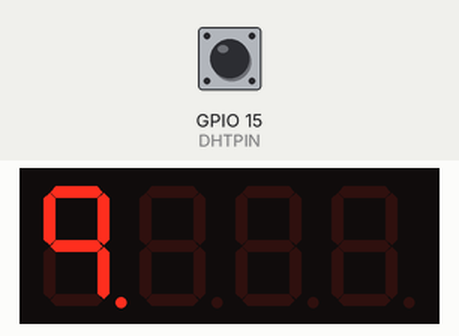
The program below on a simulated ESP32. Shown: 4-digit seven-segment display. Wiring (inferred from the names in the program): 4-digit 7-segment display, segments lit when LOW: segments GPIO 14, GPIO 12, GPIO 13, GPIO 27, GPIO 26, GPIO 25, GPIO 33, GPIO 32; digit selects GPIO 4, GPIO 5, GPIO 18, GPIO 19. The inputs (shaded band) are chosen by the test bench; at power-on: GPIO 15 (DHTPIN) HIGH. The segment pins are drawn as the display they are named for; what the program prints to the serial monitor is not drawn.

Above: at 0.1 s.
At 1.1 s:
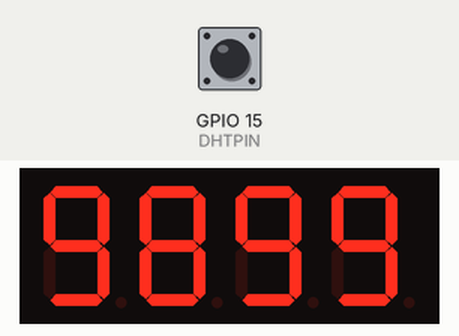

The program:

main.cpp
```cpp
#include <Arduino.h>
#include "Led4DigitDisplay.h"
#include "DHT.h"
#include "myDHT11.h"

#define DHTPIN 15     // Digital pin connected to the DHT sensor
#define DHTTYPE DHT11   // DHT 11

unsigned long t_last;
uint16_t curval;
uint8_t segPins[] = {32, 33, 25, 26, 27, 13, 12, 14}; // segment pin order: E D C DP G B F A
uint8_t digitPins[] = {4, 5, 18, 19}; // digit pin order: 10^0 10^1 10^2 10^3
CLed4DigitDisplay display(segPins, digitPins);
CMyDHT11 dht(DHTPIN, DHTTYPE);


void setup()
{
  Serial.begin(115200);
  Serial.printf("TemperatureAndHuminity, v1.01, 12.08.2024 16:12\n");

  curval = 0;
  display.init();
  display.setLeadingzerosOnOff (false);
  display.setDisplayOnOff(true);
  display.setValue(curval);

  dht.begin();

  t_last = millis();
}

static int count = 0;

void loop()
{
  unsigned long t_cur = millis();
  dht.loop();

  if (t_cur - t_last > 1000) {
    t_last = t_cur;

    float h = 53.9; //dht.readHumidity();
    float t = dht.readTemperature();

    curval = (curval +1) % 10000;
    display.setDP(1);
    display.setValue((uint16_t)(t*10));
  }


  display.loop();
};
```

Led4DigitDisplay.h
```cpp
#include <Arduino.h>

class CLed4DigitDisplay {

public:
    CLed4DigitDisplay(uint8_t *segPins,  uint8_t *digitPins);
    void init(); // call once  from setup()
    void loop();  // call from loop()
    void setValue(uint16_t value);
    void setLeadingzerosOnOff (bool on);
    void setDisplayOnOff(bool on);
    void setDP(uint8_t digit); // from 0 (right or DP4) to 3 (left or DP1)

private:
    uint8_t segPins[8];
    uint8_t digitPins[4];
    uint16_t value;
    bool leadingzerosOn;
    bool displayOn;
    uint8_t segmentBits[4];
    unsigned long t_period;  // refresh period
    unsigned long t_last_update; // time of last refresh
    uint8_t last_digit;  // the currently active digit
    uint8_t dp; // a bitlist of length four, bit set equal DP on on corresponding digit
    void encodeSegmentbits(void);
    void setSegmentBits(uint8_t segBits);
};
```

Led4Digitdisplay.cpp
```cpp
#include "Led4DigitDisplay.h"

uint8_t encodeDigit[10] = {231, 36, 179, 182, 116, 214, 215, 164, 247, 246};

CLed4DigitDisplay::CLed4DigitDisplay(uint8_t* segPins,  uint8_t* digitPins)
{
    for (uint8_t i=0; i<8; i++) this->segPins[i] = segPins[i];
    for (uint8_t i=0; i<4; i++) this->digitPins[i] = digitPins[i];
    value = 0;
    leadingzerosOn = false;
    displayOn = false;
    for (uint8_t i=0; i<4; i++) segmentBits[i] = 0;
    t_period = 4;
    t_last_update = 0;
    last_digit = 0;
    this->dp = 0;  // all decimal point off
};

void CLed4DigitDisplay::init()
{
    this->t_last_update = millis();
    for (uint8_t i=0; i<8; i++) pinMode(this->segPins[i], OUTPUT);
    for (uint8_t i=0; i<4; i++) pinMode(this->digitPins[i], OUTPUT);
};

void CLed4DigitDisplay::loop()
{
  unsigned long t_cur = millis();
  if (t_cur - t_last_update > t_period) {
    t_last_update = t_cur;
    digitalWrite(digitPins[last_digit], LOW);
    last_digit = (last_digit + 1) % 4;
    setSegmentBits(segmentBits[last_digit]);
    digitalWrite(digitPins[last_digit], HIGH);
  }
};

void CLed4DigitDisplay::setValue(uint16_t value)
{
    this->value = value;
    this->encodeSegmentbits();
};

void CLed4DigitDisplay::setLeadingzerosOnOff (bool on)
{
    this->leadingzerosOn = on;
    this->encodeSegmentbits();
};

void CLed4DigitDisplay::setDisplayOnOff(bool on)
{
    this->displayOn = on;
    this->encodeSegmentbits();
};

void CLed4DigitDisplay::setDP(uint8_t digit)
{
    this->dp = (1 << digit);
}

void CLed4DigitDisplay::encodeSegmentbits(void)
{
    if (!this->displayOn) {
        for (int i=0; i<4; i++) this->segmentBits[i] = 0; // all dark
    }
    else {
        uint16_t v = this->value;
        uint16_t digit[4];
        for (int i=0; i<4; i++) {
            digit[i] = v % 10;
            v = v / 10;
        }
        bool leadActive = true;
        for (int i=3; i>=0; i--) {
            if (digit[i] != 0 || i == 0) leadActive = false;
            if (!leadingzerosOn && leadActive) {
                this->segmentBits[i] = 0; // leading zero detected
            }
            else {
                this->segmentBits[i] = encodeDigit[digit[i]];
            }
            // check if decimal point is active
            if (this->dp & (1<<i)) {
                this->segmentBits[i] |= 8;
            }
        }
    };
//    Serial.printf("value: %3d, segBits: %3d %3d %3d %3d\n", this->value, this->segmentBits[3], this->segmentBits[2], this->segmentBits[1], this->segmentBits[0]);
};

void CLed4DigitDisplay::setSegmentBits(uint8_t segBits)
{
    for(int i=0; i<8; i++) {
        digitalWrite(segPins[i], ((segBits & (1u<<i)) ? LOW : HIGH));
    }
};
```

myDHT11.cpp
```cpp
#include "myDHT11.h"

static const unsigned long t_stateTimeout[] = {0, 1, 20, 10, 11969};

volatile unsigned long t[256];
volatile int tidx = 256; // this value prevents ISR from doing anything

// ISR on data pin changed
void pinchange() {
    if (tidx < 256) {
        t[tidx++] = micros();
    };
}

CMyDHT11::CMyDHT11(uint8_t pin, uint8_t sensortype)
{
    this->pin = pin;
    this->state = STATE_IDLE;
    this->cyclicMeasurementOn = false;
    this->data[0] = 0;
    this->data[1] = 0;
    this->data[2] = 0;
    this->data[3] = 0;
    this->data[4] = 0;
    this->dataValid = false;

};

void CMyDHT11::begin()
{
    pinMode(this->pin, INPUT_PULLUP);
    attachInterrupt (digitalPinToInterrupt (this->pin), pinchange, CHANGE);
    this->startCyclicMeasurement();
};

void CMyDHT11::startCyclicMeasurement()
{
    this->cyclicMeasurementOn = true;

    if (this->state == STATE_IDLE) {
        this->t_curStateEntered = millis();
        this->state = STATE_PROLOG;
        pinMode(this->pin, INPUT_PULLUP);
    }
};

void CMyDHT11::stopCyclicMeasurement()
{
    this->cyclicMeasurementOn = false;
};


float CMyDHT11::readTemperature(bool S, bool force)
{
    float temperature = 999.9; // return data invalid  as default
    if (this->dataValid) {
        temperature = (float) data[2] + ((float) data[3]) / 10.0;
    }
    return temperature;
};

float CMyDHT11::readHumidity(bool force)
{
    return 0.0; // dummy
};

void CMyDHT11::loop()
{
    unsigned long t_current = millis();
    if ((this->state != STATE_IDLE) && (t_current - this->t_curStateEntered > t_stateTimeout[this->state]))
    {
        this->t_curStateEntered = t_current;

        switch (this->state) {

        case STATE_PROLOG:
        {
            this->state = STATE_OUTPUT_LOW;
            // set data line low for a period of at least 18ms according to DHT11 data sheet
            pinMode(pin, OUTPUT);
            digitalWrite(pin, LOW);
            break;
        }
        case STATE_OUTPUT_LOW:
        {
            this->state = STATE_READ;
            // data pin back to input mode, DHT11 reads high and will start to send
            // enable ISR to record timestamps
            this->dataValid = false;
            tidx = 0;
            pinMode(pin, INPUT_PULLUP);
            break;
        }
        case STATE_READ:
        {
            this->state = STATE_EPILOG;

            int tidx2 = tidx;
            tidx = 256; // stop ISR

            // save now to work on t ...
            // calculate deltas and pass them to decoder
            unsigned long dtbf[256];
            for (int i=0; i<tidx2-1; i++) dtbf[i] = t[i+1]-t[i];
            this->dataValid = this->checkAndDecode(dtbf, tidx2-1);

            break;
        }
        case STATE_EPILOG:
        {
            if (this->cyclicMeasurementOn) {
                this->state = STATE_PROLOG;
            }
            else {
                this->state = STATE_IDLE;
            };
            break;
        }
        default:
            break;
        }; // of switch (this->state) ..

//        Serial.printf("state=%d\n", this->state);
    };
};

bool checkRange(unsigned long dt, unsigned long min, unsigned long max)
{
//    Serial.printf("checkRange:dt=%d, min=%d, max=%d\n", dt, min, max);
    return (min < dt) && (dt <= max);
};

bool valid50msSequence(int idx0, unsigned long *dt, int len)
{
    for (int idx=idx0; idx < idx0+80; idx +=2) {

        if (!checkRange(dt[idx], 38, 62)) return false;
    };
    return true;
};

bool validBitSequence(int idx0, unsigned long *dt, int len, uint8_t *data)
{
    for (int i=0; i < 6; i++) data[i] = 0;
    for (int idx=idx0+1, bitidx = 0; idx < idx0+80; idx +=2, bitidx++) {
        data[bitidx/8] <<= 1;
        if (checkRange(dt[idx], 14, 38)) {
            // valid LOW bit detected
            Serial.print("0");
        }
        else if (checkRange(dt[idx], 63, 82)) {
            // valid HIGH bit detected
            data[bitidx/8] |= 1;
            Serial.print("1");
        }
        else {
            return false;
        }
    };
    Serial.printf("  data: %d %d %d %d %d\n", data[0], data[1], data[2], data[3], data[4]);
    return true;
};

bool checksumValid(uint8_t *data)
{
    return data[0] + data[1] + data[2] + data[3]  == data[4];
};

bool CMyDHT11::checkAndDecode(unsigned long *dt, int len)
{
/*
    Serial.printf("len=%d\n", len);
    for (int i=0; i<len; i++) Serial.printf("%d ", dt[i]);
    Serial.printf("\n");
*/

    int idx0 = 0;
    while (idx0 + 80 < len)
    {
        if (valid50msSequence(idx0, dt, len)) {
//            Serial.printf("valid50msSequence at idx0=%d\n", idx0);
            if (validBitSequence(idx0, dt, len, this->data)) {
                return checksumValid(this->data);
            }
            else {
                return false;
            }
        };
        idx0 += 1;
    };
    return false;
};
```

myDHT11.h
```cpp
#include <Arduino.h>

class CMyDHT11 {

public:
    enum TState {
        STATE_IDLE,         // ready for next measurement
        STATE_PROLOG,       // 1ms INPUT_PULLUP
        STATE_OUTPUT_LOW,   // at least 18ms required
        STATE_READ,         // ISR records a timestamp whenever the data pin changes
        STATE_EPILOG        // ensure gap to next
    } _TState;

    CMyDHT11(uint8_t pin, uint8_t sensortype = 0);
    void begin();
    void startCyclicMeasurement();
    void stopCyclicMeasurement();
    bool isDataValid() { return dataValid; };
    float readTemperature(bool S = false, bool force = false);
    float readHumidity(bool force = false);
    void loop ();

private:
    uint8_t pin;
    uint8_t data[4];
    bool dataValid; // whether last measurement was successful
    TState state; // 0=idle, 1=measuring
    bool cyclicMeasurementOn;
    unsigned long tStartMeasurement;
    unsigned long t_curStateEntered;

    bool checkAndDecode(unsigned long *dt, int len);
};
```

Measured:
- what the display in image 0 shows lasts 1.0 s, from 0.1 s to 1.1 s
